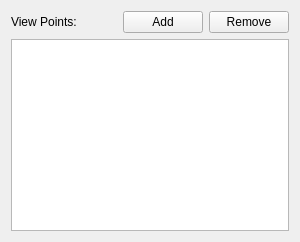
           <widget class="QWidget" name="viewPointsTab">
            <attribute name="title">
             <string>4</string>
            </attribute>
            <layout class="QVBoxLayout" name="verticalLayout_9">
             <item>
              <layout class="QHBoxLayout" name="viewPointTabHLayout">
               <item>
                <widget class="QLabel" name="viewPointQLabel">
                 <property name="text">
                  <string>View Points:</string>
                 </property>
                </widget>
               </item>
               <item>
                <spacer name="viewPointTabHSpacer">
                 <property name="orientation">
                  <enum>Qt::Horizontal</enum>
                 </property>
                 <property name="sizeHint" stdset="0">
                  <size>
                   <width>40</width>
                   <height>20</height>
                  </size>
                 </property>
                </spacer>
               </item>
               <item>
                <widget class="QPushButton" name="viewPointAddButton">
                 <property name="text">
                  <string>Add</string>
                 </property>
                </widget>
               </item>
               <item>
                <widget class="QPushButton" name="viewPointRemoveButton">
                 <property name="text">
                  <string>Remove</string>
                 </property>
                </widget>
               </item>
              </layout>
             </item>
             <item>
              <widget class="QListWidget" name="viewPointListWidget"/>
             </item>
            </layout>
           </widget>
